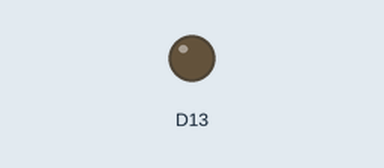
Simulated run of this program. Board: Arduino board driven over Firmata from a computer. Shown: output pins drawn as LEDs (lit = HIGH). What the program prints to the terminal is not drawn. At 25.0 s the program stops and its outputs stay as they are.

Above: at 0.05 s.
Timing chart, 0 to 4.6 s (numbered marks = the images above):
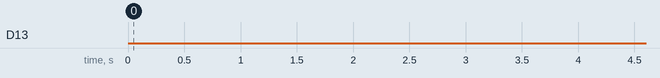

Measured:
- by itself, D13: LOW → HIGH at 5.0 s, → LOW 1.0 s later, → HIGH 1.0 s later, → LOW 1.0 s later, … (20 changes in this stretch)

The program:

blink.py
```python
from pyfirmata import Arduino
import time

port = 'COM5'
board = Arduino(port)
print('connected')
for x in range(10):
    board.digital[13].write(1)
    time.sleep(1)
    board.digital[13].write(0)
    time.sleep(1)
```
